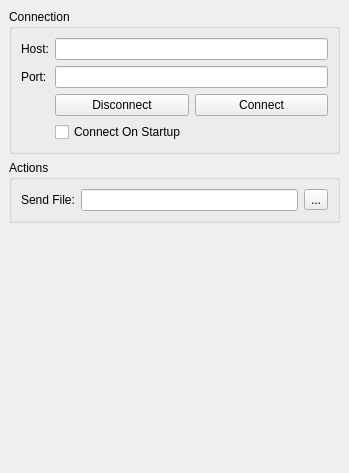
<?xml version="1.0" encoding="UTF-8"?>
<ui version="4.0">
 <class>MainGui</class>
 <widget class="QDockWidget" name="MainGui">
  <property name="geometry">
   <rect>
    <x>0</x>
    <y>0</y>
    <width>349</width>
    <height>473</height>
   </rect>
  </property>
  <property name="floating">
   <bool>true</bool>
  </property>
  <property name="windowTitle">
   <string>Geometry Server</string>
  </property>
  <widget class="QWidget" name="dockWidgetContents">
   <layout class="QVBoxLayout" name="verticalLayout">
    <item>
     <widget class="QGroupBox" name="connectionGroupBox">
      <property name="title">
       <string>Connection</string>
      </property>
      <layout class="QGridLayout" name="gridLayout_3">
       <item row="0" column="0">
        <widget class="QLabel" name="hostLabel">
         <property name="text">
          <string>Host:</string>
         </property>
        </widget>
       </item>
       <item row="0" column="1">
        <widget class="QLineEdit" name="hostLineEdit"/>
       </item>
       <item row="1" column="1">
        <widget class="QLineEdit" name="portLineEdit"/>
       </item>
       <item row="1" column="0">
        <widget class="QLabel" name="portLabel">
         <property name="text">
          <string>Port:</string>
         </property>
        </widget>
       </item>
       <item row="2" column="1">
        <layout class="QGridLayout" name="connDissconnGridLayout">
         <item row="0" column="1">
          <widget class="QPushButton" name="disconnectButton">
           <property name="text">
            <string>Disconnect</string>
           </property>
          </widget>
         </item>
         <item row="0" column="2">
          <widget class="QPushButton" name="connectButton">
           <property name="text">
            <string>Connect</string>
           </property>
          </widget>
         </item>
        </layout>
       </item>
       <item row="3" column="1">
        <widget class="QCheckBox" name="connStartCheckBox">
         <property name="autoFillBackground">
          <bool>false</bool>
         </property>
         <property name="text">
          <string>Connect On Startup</string>
         </property>
        </widget>
       </item>
      </layout>
     </widget>
    </item>
    <item>
     <widget class="QGroupBox" name="actionsGroupBox">
      <property name="title">
       <string>Actions</string>
      </property>
      <layout class="QGridLayout" name="gridLayout">
       <item row="1" column="0">
        <widget class="QLabel" name="sendFileLabel">
         <property name="text">
          <string>Send File:</string>
         </property>
        </widget>
       </item>
       <item row="1" column="1">
        <widget class="QLineEdit" name="sendFileLineEdit"/>
       </item>
       <item row="1" column="2">
        <widget class="QToolButton" name="sendFileToolButton">
         <property name="text">
          <string>...</string>
         </property>
        </widget>
       </item>
      </layout>
     </widget>
    </item>
    <item>
     <spacer name="verticalSpacer">
      <property name="orientation">
       <enum>Qt::Vertical</enum>
      </property>
      <property name="sizeHint" stdset="0">
       <size>
        <width>20</width>
        <height>40</height>
       </size>
      </property>
     </spacer>
    </item>
   </layout>
  </widget>
 </widget>
 <resources/>
 <connections/>
</ui>
